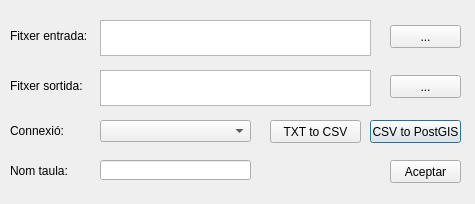
<?xml version="1.0" encoding="UTF-8"?>
<ui version="4.0">
 <class>padroHabitantsDialog</class>
 <widget class="QDialog" name="padroHabitantsDialog">
  <property name="geometry">
   <rect>
    <x>0</x>
    <y>0</y>
    <width>475</width>
    <height>204</height>
   </rect>
  </property>
  <property name="windowTitle">
   <string>Dialog</string>
  </property>
  <widget class="QPushButton" name="btnCsvToPg">
   <property name="geometry">
    <rect>
     <x>370</x>
     <y>120</y>
     <width>91</width>
     <height>23</height>
    </rect>
   </property>
   <property name="text">
    <string>CSV to PostGIS</string>
   </property>
  </widget>
  <widget class="QPushButton" name="btnSelectInput">
   <property name="geometry">
    <rect>
     <x>390</x>
     <y>25</y>
     <width>71</width>
     <height>23</height>
    </rect>
   </property>
   <property name="text">
    <string>...</string>
   </property>
  </widget>
  <widget class="QLabel" name="label">
   <property name="geometry">
    <rect>
     <x>10</x>
     <y>20</y>
     <width>91</width>
     <height>31</height>
    </rect>
   </property>
   <property name="text">
    <string>Fitxer entrada:</string>
   </property>
  </widget>
  <widget class="QLabel" name="label_2">
   <property name="geometry">
    <rect>
     <x>10</x>
     <y>70</y>
     <width>91</width>
     <height>31</height>
    </rect>
   </property>
   <property name="text">
    <string>Fitxer sortida:</string>
   </property>
  </widget>
  <widget class="QPushButton" name="btnSelectOutput">
   <property name="geometry">
    <rect>
     <x>390</x>
     <y>75</y>
     <width>71</width>
     <height>23</height>
    </rect>
   </property>
   <property name="text">
    <string>...</string>
   </property>
  </widget>
  <widget class="QTextEdit" name="txtInputFilePath">
   <property name="geometry">
    <rect>
     <x>100</x>
     <y>20</y>
     <width>271</width>
     <height>36</height>
    </rect>
   </property>
   <property name="verticalScrollBarPolicy">
    <enum>Qt::ScrollBarAlwaysOff</enum>
   </property>
   <property name="horizontalScrollBarPolicy">
    <enum>Qt::ScrollBarAlwaysOff</enum>
   </property>
   <property name="html">
    <string>&lt;!DOCTYPE HTML PUBLIC &quot;-//W3C//DTD HTML 4.0//EN&quot; &quot;http://www.w3.org/TR/REC-html40/strict.dtd&quot;&gt;
&lt;html&gt;&lt;head&gt;&lt;meta name=&quot;qrichtext&quot; content=&quot;1&quot; /&gt;&lt;style type=&quot;text/css&quot;&gt;
p, li { white-space: pre-wrap; }
&lt;/style&gt;&lt;/head&gt;&lt;body style=&quot; font-family:'MS Shell Dlg 2'; font-size:8.25pt; font-weight:400; font-style:normal;&quot;&gt;
&lt;p style=&quot;-qt-paragraph-type:empty; margin-top:0px; margin-bottom:0px; margin-left:0px; margin-right:0px; -qt-block-indent:0; text-indent:0px; font-size:8pt;&quot;&gt;&lt;br /&gt;&lt;/p&gt;&lt;/body&gt;&lt;/html&gt;</string>
   </property>
  </widget>
  <widget class="QTextEdit" name="txtOutputFilePath">
   <property name="geometry">
    <rect>
     <x>100</x>
     <y>70</y>
     <width>271</width>
     <height>36</height>
    </rect>
   </property>
   <property name="verticalScrollBarPolicy">
    <enum>Qt::ScrollBarAlwaysOff</enum>
   </property>
   <property name="horizontalScrollBarPolicy">
    <enum>Qt::ScrollBarAlwaysOff</enum>
   </property>
   <property name="html">
    <string>&lt;!DOCTYPE HTML PUBLIC &quot;-//W3C//DTD HTML 4.0//EN&quot; &quot;http://www.w3.org/TR/REC-html40/strict.dtd&quot;&gt;
&lt;html&gt;&lt;head&gt;&lt;meta name=&quot;qrichtext&quot; content=&quot;1&quot; /&gt;&lt;style type=&quot;text/css&quot;&gt;
p, li { white-space: pre-wrap; }
&lt;/style&gt;&lt;/head&gt;&lt;body style=&quot; font-family:'MS Shell Dlg 2'; font-size:8.25pt; font-weight:400; font-style:normal;&quot;&gt;
&lt;p style=&quot;-qt-paragraph-type:empty; margin-top:0px; margin-bottom:0px; margin-left:0px; margin-right:0px; -qt-block-indent:0; text-indent:0px; font-size:8pt;&quot;&gt;&lt;br /&gt;&lt;/p&gt;&lt;/body&gt;&lt;/html&gt;</string>
   </property>
  </widget>
  <widget class="QComboBox" name="cboConnection">
   <property name="geometry">
    <rect>
     <x>100</x>
     <y>120</y>
     <width>151</width>
     <height>22</height>
    </rect>
   </property>
  </widget>
  <widget class="QLabel" name="label_3">
   <property name="geometry">
    <rect>
     <x>10</x>
     <y>120</y>
     <width>91</width>
     <height>21</height>
    </rect>
   </property>
   <property name="text">
    <string>Connexió:</string>
   </property>
  </widget>
  <widget class="QLabel" name="label_4">
   <property name="geometry">
    <rect>
     <x>10</x>
     <y>160</y>
     <width>91</width>
     <height>21</height>
    </rect>
   </property>
   <property name="text">
    <string>Nom taula:</string>
   </property>
  </widget>
  <widget class="QLineEdit" name="txtTableName">
   <property name="geometry">
    <rect>
     <x>100</x>
     <y>160</y>
     <width>151</width>
     <height>20</height>
    </rect>
   </property>
  </widget>
  <widget class="QPushButton" name="btnTxtToCsv">
   <property name="geometry">
    <rect>
     <x>270</x>
     <y>120</y>
     <width>91</width>
     <height>23</height>
    </rect>
   </property>
   <property name="text">
    <string>TXT to CSV</string>
   </property>
  </widget>
  <widget class="QPushButton" name="btnAccept">
   <property name="geometry">
    <rect>
     <x>390</x>
     <y>160</y>
     <width>71</width>
     <height>23</height>
    </rect>
   </property>
   <property name="text">
    <string>Aceptar</string>
   </property>
  </widget>
 </widget>
 <resources/>
 <connections/>
</ui>
